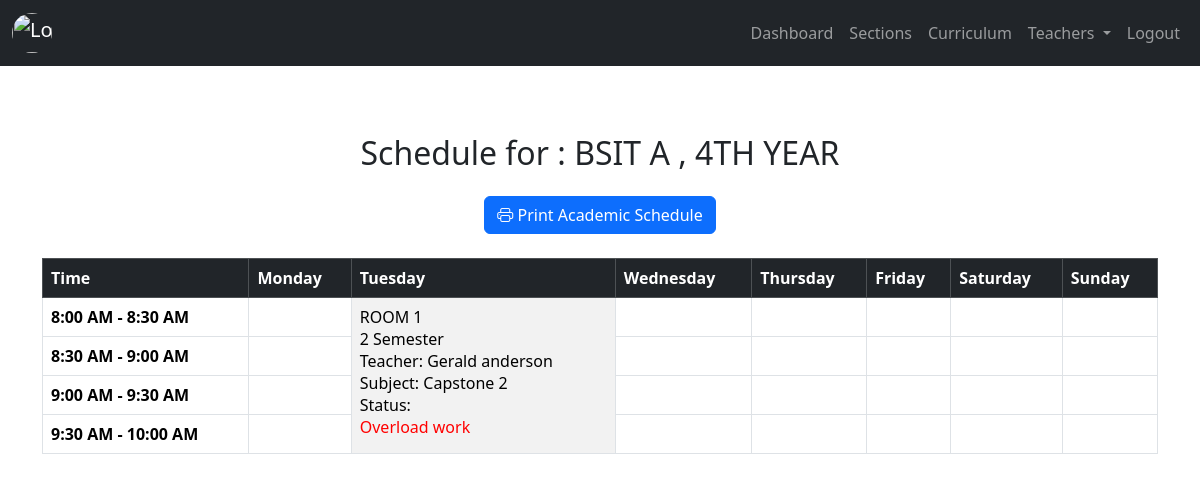
The page /admin/view_Section_schedule.php?sectionId=5 (signed in) on the database its author committed.
### tables this page shows
CREATE TABLE `tblsection` (
  `sectionId` int(11) NOT NULL,
  `course` varchar(60) NOT NULL,
  `year_level` varchar(60) NOT NULL,
  `section` varchar(60) NOT NULL,
  `section_status` int(11) NOT NULL DEFAULT 1 COMMENT '0=archive, 1=exist'
);

CREATE TABLE `tblworkschedule` (
  `ws_id` int(11) NOT NULL,
  `ws_schedule_id` int(11) NOT NULL,
  `ws_sectionId` int(11) NOT NULL,
  `ws_roomCode` varchar(60) NOT NULL,
  `ws_CurriculumID` int(11) NOT NULL,
  `ws_subtStartTimeAssign` time NOT NULL,
  `ws_subtEndTimeAssign` time NOT NULL,
  `ws_typeOfWork` varchar(60) NOT NULL,
  `ws_ol_request_status` varchar(60) DEFAULT NULL,
  `ws_status` varchar(60) NOT NULL DEFAULT 'regular_work'
);

CREATE TABLE `tblcurriculum` (
  `subject_id` int(11) NOT NULL,
  `subject_code` varchar(60) NOT NULL,
  `subject_name` varchar(60) NOT NULL,
  `lab_num` int(11) NOT NULL,
  `lec_num` int(11) NOT NULL,
  `hours` int(11) NOT NULL,
  `semester` int(11) NOT NULL,
  `designated_year_level` int(11) NOT NULL,
  `subject_status` int(11) NOT NULL DEFAULT 1 COMMENT '0=archive,1=exist',
  `subject_date_added` timestamp NOT NULL DEFAULT current_timestamp() ON UPDATE current_timestamp()
);

### admin/backend/db.php (called while the page is built, shortened)
<?php
class db_connect
{
    public $host = db_host;
    public $user = db_user;
    public $pass = db_pass;
    public $name = db_name;
    public function connect()
    {
        try {
            $this->conn = new mysqli($this->host, $this->user, $this->pass, $this->name);
        } catch (\Throwable $th) {
            header("Location:setup.php");
        }
    }
}

### admin/backend/class.php (called while the page is built, shortened)
<?php
include ('db.php');
class global_class extends db_connect
{
    public function getSectionInfo($sectionId){
        $query = "
            SELECT *
            FROM tblsection as section
            WHERE section.sectionId = '$sectionId'
        ";
        $result = $this->conn->query($query);
        if ($result) {
            if ($result->num_rows > 0) {
                $schedules = $result->fetch_all(MYSQLI_ASSOC);
                return $schedules;
            } else {
                $result->free();
                return [];
            }
        } else {
            return false;
        }
    }
    public function view_AcademicSchedule_Section($sectionId)
    {
        $conn = $this->conn;
        $sql_time = "
            SELECT
                MIN(tws.ws_subtStartTimeAssign) AS min_start_time,
                MAX(tws.ws_subtEndTimeAssign) AS max_end_time
            FROM tblworkschedule tws
            JOIN tblschedule ts ON ts.sched_id = tws.ws_schedule_id
            WHERE tws.ws_sectionId = $sectionId
            AND (ws_ol_request_status IS NULL OR ws_ol_request_status = 'accept') AND YEAR(ts.sched_date_added) = YEAR(CURDATE())
        ";
        $result_time = $conn->query($sql_time);
        if ($result_time && $result_time->num_rows > 0) {
            $row_time = $result_time->fetch_assoc();
            $min_start_time = strtotime($row_time['min_start_time']);
            $max_end_time = strtotime($row_time['max_end_time']);
        } else {
            die("No schedule found for the specified teacher.");
        }
        $time_slots = [];
        $current_time = $min_start_time;
        while ($current_time < $max_end_time) {
            $start_time = date("g:i A", $current_time);
            $end_time = date("g:i A", $current_time + 1800);
            $time_slots[] = ['start' => $current_time, 'label' => "$start_time - $end_time"];
            $current_time += 1800;
        }
        $sql_schedule = "
            SELECT
    ts.sched_day,
    tws.ws_subtStartTimeAssign,
    tws.ws_subtEndTimeAssign,
    tws.ws_typeOfWork,
    tws.ws_status,
    tws.ws_roomCode,
    tc.subject_name,
    tc.semester,
    tsc.year_level,
    CONCAT(tsc.course, ' ', tsc.section) AS section,
    CONCAT(teacher.fname, ' ', teacher.mname, ' ', teacher.lname) AS teacherName
FROM tblschedule ts
JOIN tblworkschedule tws ON ts.sched_id = tws.ws_schedule_id
JOIN tblcurriculum tc ON tc.subject_id = tws.ws_CurriculumID
JOIN tblsection tsc ON tsc.sectionId = tws.ws_sectionId
JOIN tblfacultymember teacher ON teacher.teacher_id = ts.sched_teacher_id
WHERE tws.ws_sectionId = $sectionId AND YEAR(ts.sched_date_added) = YEAR(CURDATE())
ORDER BY
    FIELD(ts.sched_day, 'monday', 'tuesday', 'wednesday', 'thursday', 'friday', 'saturday', 'sunday'),
    tws.ws_subtStartTimeAssign;
        ";
        $result_schedule = $conn->query($sql_schedule);
        $schedule = [];
        while ($row_schedule = $result_schedule->fetch_assoc()) {
            $day = ucfirst($row_schedule['sched_day']);
            $start_time = strtotime($row_schedule['ws_subtStartTimeAssign']);
            $end_time = strtotime($row_schedule['ws_subtEndTimeAssign']);
            $schedule[$day][] = [
                'start_time' => $start_time,
                'end_time' => $end_time,
                'work' => $row_schedule['ws_typeOfWork'],
                'room' => $row_schedule['ws_roomCode'],
                'subject_name' => $row_schedule['subject_name'],
                'section' => $row_schedule['section'],
                'ws_status' => $row_schedule['ws_status'],
                'year_level' => $row_schedule['year_level'],
                'semester' => $row_schedule['semester'],
                'teacherName' => ucfirst($row_schedule['teacherName']),
            ];
        }
        return [
            'schedule' => $schedule,
            'time_slots' => $time_slots
        ];
    }
}

### admin/backend/end-points/fetchAcademicSchedule_Section.php (the view, shortened to what this page needs)
<h2 class="text-center mb-4">Schedule for : <span id="teacherName"><?= $sectionDetails; ?></span></h2>
<div class="text-center mb-4">
    <button onclick="printAcademicSchedule()" class="btn btn-primary">
        <i class="bi bi-printer"></i> Print Academic Schedule
    </button>
</div>
<?php
$academic_schedule = $view_AcademicSchedule['schedule'];
$time_slots = $view_AcademicSchedule['time_slots'];
$noScheduleFound = true;
foreach ($time_slots as $slot_index => $slot) {
    foreach (array_keys($academic_schedule) as $day) {
        if (!empty($academic_schedule[$day])) {
            $noScheduleFound = false;
            break 2;
        }
    }
}
if ($noScheduleFound) {
    echo '<div class="alert alert-warning text-center">No schedule found</div>';
} else {
    ?>
    <div class="table-responsive">
        <table class="table table-bordered" id="academicScheduleTable">
            <thead class="table-dark">
                <tr>
                    <th>Time</th>
                    <th>Monday</th>
                    <th>Tuesday</th>
                    <th>Wednesday</th>
                    <th>Thursday</th>
                    <th>Friday</th>
                    <th>Saturday</th>
                    <th>Sunday</th>
                </tr>
            </thead>
            <tbody>
            <?php
                $day_trackers = array_fill_keys(['Monday', 'Tuesday', 'Wednesday', 'Thursday', 'Friday', 'Saturday', 'Sunday'], 0);
                foreach ($time_slots as $slot_index => $slot): ?>
                    <?php
                    $row_covered = false;
                    ?>
                    <tr style="<?= $row_covered ? 'background-color: #f2f2f2;' : ''; ?>">
                        <td class="fw-bold"><?= $slot['label']; ?></td>
                        <?php foreach (array_keys($day_trackers) as $day): ?>
                            <?php
                            if ($day_trackers[$day] > 0) {
                                $day_trackers[$day]--;
                                continue;
                            }
                            $merged = false;
                            foreach ($academic_schedule[$day] ?? [] as $key => $entry) {
                                $entry_start = $entry['start_time'];
                                $entry_end = $entry['end_time'];
                                $status = str_replace('_', ' ', ucfirst($entry['ws_status']));
                                $color = ($entry['ws_status'] === "regular_work") ? "green" : "red";
                                if ($entry_start >= $slot['start'] && $entry_start < $slot['start'] + 1800) {
                                    $rowspan = ceil(($entry_end - $entry_start) / 1800);
                                    echo "<td rowspan='$rowspan' class='schedule-entry' data-section='" .
                                         (isset($entry['section']) ? htmlspecialchars($entry['section']) : 'Vacant Hours') . "' style='background-color: #f2f2f2;'>";
                                   echo "<div>{$entry['room']}</div>";
                                   echo "<div>{$entry['semester']} Semester</div>";
                                   echo "<div>Teacher: {$entry['teacherName']}</div>";
                                   echo "<div>Subject: {$entry['subject_name']}</div>";
                                   echo "<div>Status: <div style='color: $color;'>$status</div></div>";
                                   echo "</td>";
                                   $day_trackers[$day] = $rowspan - 1;
                                   unset($academic_schedule[$day][$key]);
                                   $merged = true;
                                   break;
                                }
                            }
                            if (!$merged) {
                                echo "<td></td>";
                            }
                            ?>
                        <?php endforeach; ?>
                    </tr>
                <?php endforeach; ?>
            </tbody>
        </table>
    </div>
<?php } ?>

### rows shown on the page
tblsection: sectionDetails "BSIT A , 4TH YEAR"
tblworkschedule: ws_roomCode "ROOM 1", ws_CurriculumID.semester "2", teacherName "Gerald anderson", ws_CurriculumID.subject_name "Capstone 2", ws_status "Overload work"

### other values the page prints
$slot['label'] "8:00 AM - 8:30 AM"
$slot['label'] "8:30 AM - 9:00 AM"
$slot['label'] "9:00 AM - 9:30 AM"
$slot['label'] "9:30 AM - 10:00 AM"
